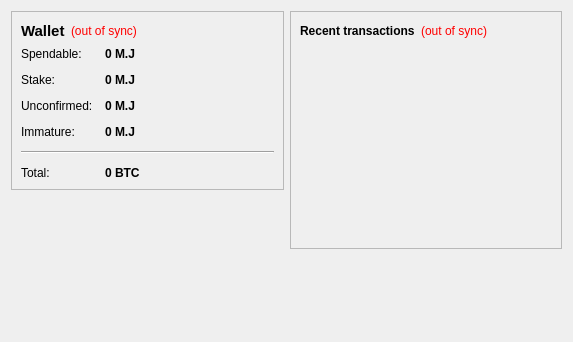
<?xml version="1.0" encoding="UTF-8"?>
<ui version="4.0">
 <class>OverviewPage</class>
 <widget class="QWidget" name="OverviewPage">
  <property name="geometry">
   <rect>
    <x>0</x>
    <y>0</y>
    <width>573</width>
    <height>342</height>
   </rect>
  </property>
  <property name="windowTitle">
   <string>Form</string>
  </property>
  <layout class="QHBoxLayout" name="horizontalLayout" stretch="1,1">
   <item>
    <layout class="QVBoxLayout" name="verticalLayout_2">
     <item>
      <widget class="QFrame" name="frame">
       <property name="frameShape">
        <enum>QFrame::StyledPanel</enum>
       </property>
       <property name="frameShadow">
        <enum>QFrame::Raised</enum>
       </property>
       <layout class="QVBoxLayout" name="verticalLayout_4">
        <item>
         <layout class="QHBoxLayout" name="horizontalLayout_4">
          <item>
           <widget class="QLabel" name="label_5">
            <property name="font">
             <font>
              <pointsize>11</pointsize>
              <weight>75</weight>
              <bold>true</bold>
             </font>
            </property>
            <property name="text">
             <string>Wallet</string>
            </property>
           </widget>
          </item>
          <item>
           <widget class="QLabel" name="labelWalletStatus">
            <property name="toolTip">
             <string>The displayed information may be out of date. Your wallet automatically synchronizes with the MJCoin network after a connection is established, but this process has not completed yet.</string>
            </property>
            <property name="styleSheet">
             <string notr="true">QLabel { color: red; }</string>
            </property>
            <property name="text">
             <string notr="true">(out of sync)</string>
            </property>
            <property name="alignment">
             <set>Qt::AlignLeading|Qt::AlignLeft|Qt::AlignVCenter</set>
            </property>
           </widget>
          </item>
          <item>
           <spacer name="horizontalSpacer_2">
            <property name="orientation">
             <enum>Qt::Horizontal</enum>
            </property>
            <property name="sizeHint" stdset="0">
             <size>
              <width>40</width>
              <height>20</height>
             </size>
            </property>
           </spacer>
          </item>
         </layout>
        </item>
        <item>
         <layout class="QFormLayout" name="formLayout_2">
          <property name="fieldGrowthPolicy">
           <enum>QFormLayout::AllNonFixedFieldsGrow</enum>
          </property>
          <property name="horizontalSpacing">
           <number>12</number>
          </property>
          <property name="verticalSpacing">
           <number>12</number>
          </property>
          <item row="0" column="0">
           <widget class="QLabel" name="label">
            <property name="text">
             <string>Spendable:</string>
            </property>
           </widget>
          </item>
          <item row="0" column="1">
           <widget class="QLabel" name="labelBalance">
            <property name="font">
             <font>
              <weight>75</weight>
              <bold>true</bold>
             </font>
            </property>
            <property name="cursor">
             <cursorShape>IBeamCursor</cursorShape>
            </property>
            <property name="toolTip">
             <string>Your current spendable balance</string>
            </property>
            <property name="text">
             <string notr="true">0 M.J</string>
            </property>
            <property name="textInteractionFlags">
             <set>Qt::LinksAccessibleByMouse|Qt::TextSelectableByKeyboard|Qt::TextSelectableByMouse</set>
            </property>
           </widget>
          </item>
          <item row="1" column="0">
           <widget class="QLabel" name="label_6">
            <property name="text">
             <string>Stake:</string>
            </property>
           </widget>
          </item>
          <item row="1" column="1">
           <widget class="QLabel" name="labelStake">
            <property name="font">
             <font>
              <weight>75</weight>
              <bold>true</bold>
             </font>
            </property>
            <property name="cursor">
             <cursorShape>IBeamCursor</cursorShape>
            </property>
            <property name="toolTip">
             <string>Total of coins that was staked, and do not yet count toward the current balance</string>
            </property>
            <property name="text">
             <string notr="true">0 M.J</string>
            </property>
            <property name="textInteractionFlags">
             <set>Qt::LinksAccessibleByMouse|Qt::TextSelectableByKeyboard|Qt::TextSelectableByMouse</set>
            </property>
           </widget>
          </item>
          <item row="2" column="0">
           <widget class="QLabel" name="label_3">
            <property name="text">
             <string>Unconfirmed:</string>
            </property>
           </widget>
          </item>
          <item row="2" column="1">
           <widget class="QLabel" name="labelUnconfirmed">
            <property name="font">
             <font>
              <weight>75</weight>
              <bold>true</bold>
             </font>
            </property>
            <property name="cursor">
             <cursorShape>IBeamCursor</cursorShape>
            </property>
            <property name="toolTip">
             <string>Total of transactions that have yet to be confirmed, and do not yet count toward the current balance</string>
            </property>
            <property name="text">
             <string notr="true">0 M.J</string>
            </property>
            <property name="textInteractionFlags">
             <set>Qt::LinksAccessibleByMouse|Qt::TextSelectableByKeyboard|Qt::TextSelectableByMouse</set>
            </property>
           </widget>
          </item>
          <item row="3" column="0">
           <widget class="QLabel" name="labelImmatureText">
            <property name="text">
             <string>Immature:</string>
            </property>
           </widget>
          </item>
          <item row="3" column="1">
           <widget class="QLabel" name="labelImmature">
            <property name="font">
             <font>
              <weight>75</weight>
              <bold>true</bold>
             </font>
            </property>
            <property name="toolTip">
             <string>Mined balance that has not yet matured</string>
            </property>
            <property name="text">
             <string notr="true">0 M.J</string>
            </property>
            <property name="textInteractionFlags">
             <set>Qt::LinksAccessibleByMouse|Qt::TextSelectableByKeyboard|Qt::TextSelectableByMouse</set>
            </property>
           </widget>
          </item>
          <item row="4" column="0" colspan="2">
           <widget class="Line" name="line">
            <property name="orientation">
             <enum>Qt::Horizontal</enum>
            </property>
           </widget>
          </item>
          <item row="5" column="0">
           <widget class="QLabel" name="labelTotalText">
            <property name="text">
             <string>Total:</string>
            </property>
           </widget>
          </item>
          <item row="5" column="1">
           <widget class="QLabel" name="labelTotal">
            <property name="font">
             <font>
              <weight>75</weight>
              <bold>true</bold>
             </font>
            </property>
            <property name="cursor">
             <cursorShape>IBeamCursor</cursorShape>
            </property>
            <property name="toolTip">
             <string>Your current total balance</string>
            </property>
            <property name="text">
             <string notr="true">0 BTC</string>
            </property>
            <property name="textInteractionFlags">
             <set>Qt::LinksAccessibleByMouse|Qt::TextSelectableByKeyboard|Qt::TextSelectableByMouse</set>
            </property>
           </widget>
          </item>
         </layout>
        </item>
       </layout>
      </widget>
     </item>
     <item>
      <spacer name="verticalSpacer">
       <property name="orientation">
        <enum>Qt::Vertical</enum>
       </property>
       <property name="sizeHint" stdset="0">
        <size>
         <width>20</width>
         <height>40</height>
        </size>
       </property>
      </spacer>
     </item>
    </layout>
   </item>
   <item>
    <layout class="QVBoxLayout" name="verticalLayout_3">
     <item>
      <widget class="QFrame" name="frame_2">
       <property name="frameShape">
        <enum>QFrame::StyledPanel</enum>
       </property>
       <property name="frameShadow">
        <enum>QFrame::Raised</enum>
       </property>
       <layout class="QVBoxLayout" name="verticalLayout">
        <item>
         <layout class="QHBoxLayout" name="horizontalLayout_2">
          <item>
           <widget class="QLabel" name="label_4">
            <property name="text">
             <string>&lt;b&gt;Recent transactions&lt;/b&gt;</string>
            </property>
           </widget>
          </item>
          <item>
           <widget class="QLabel" name="labelTransactionsStatus">
            <property name="toolTip">
             <string>The displayed information may be out of date. Your wallet automatically synchronizes with the MJCoin network after a connection is established, but this process has not completed yet.</string>
            </property>
            <property name="styleSheet">
             <string notr="true">QLabel { color: red; }</string>
            </property>
            <property name="text">
             <string notr="true">(out of sync)</string>
            </property>
            <property name="alignment">
             <set>Qt::AlignRight|Qt::AlignTrailing|Qt::AlignVCenter</set>
            </property>
           </widget>
          </item>
          <item>
           <spacer name="horizontalSpacer">
            <property name="orientation">
             <enum>Qt::Horizontal</enum>
            </property>
            <property name="sizeHint" stdset="0">
             <size>
              <width>40</width>
              <height>20</height>
             </size>
            </property>
           </spacer>
          </item>
         </layout>
        </item>
        <item>
         <widget class="QListView" name="listTransactions">
          <property name="styleSheet">
           <string notr="true">QListView { background: transparent; }</string>
          </property>
          <property name="frameShape">
           <enum>QFrame::NoFrame</enum>
          </property>
          <property name="verticalScrollBarPolicy">
           <enum>Qt::ScrollBarAlwaysOff</enum>
          </property>
          <property name="horizontalScrollBarPolicy">
           <enum>Qt::ScrollBarAlwaysOff</enum>
          </property>
          <property name="selectionMode">
           <enum>QAbstractItemView::NoSelection</enum>
          </property>
         </widget>
        </item>
       </layout>
      </widget>
     </item>
     <item>
      <spacer name="verticalSpacer_2">
       <property name="orientation">
        <enum>Qt::Vertical</enum>
       </property>
       <property name="sizeHint" stdset="0">
        <size>
         <width>20</width>
         <height>40</height>
        </size>
       </property>
      </spacer>
     </item>
    </layout>
   </item>
  </layout>
 </widget>
 <resources/>
 <connections/>
</ui>
